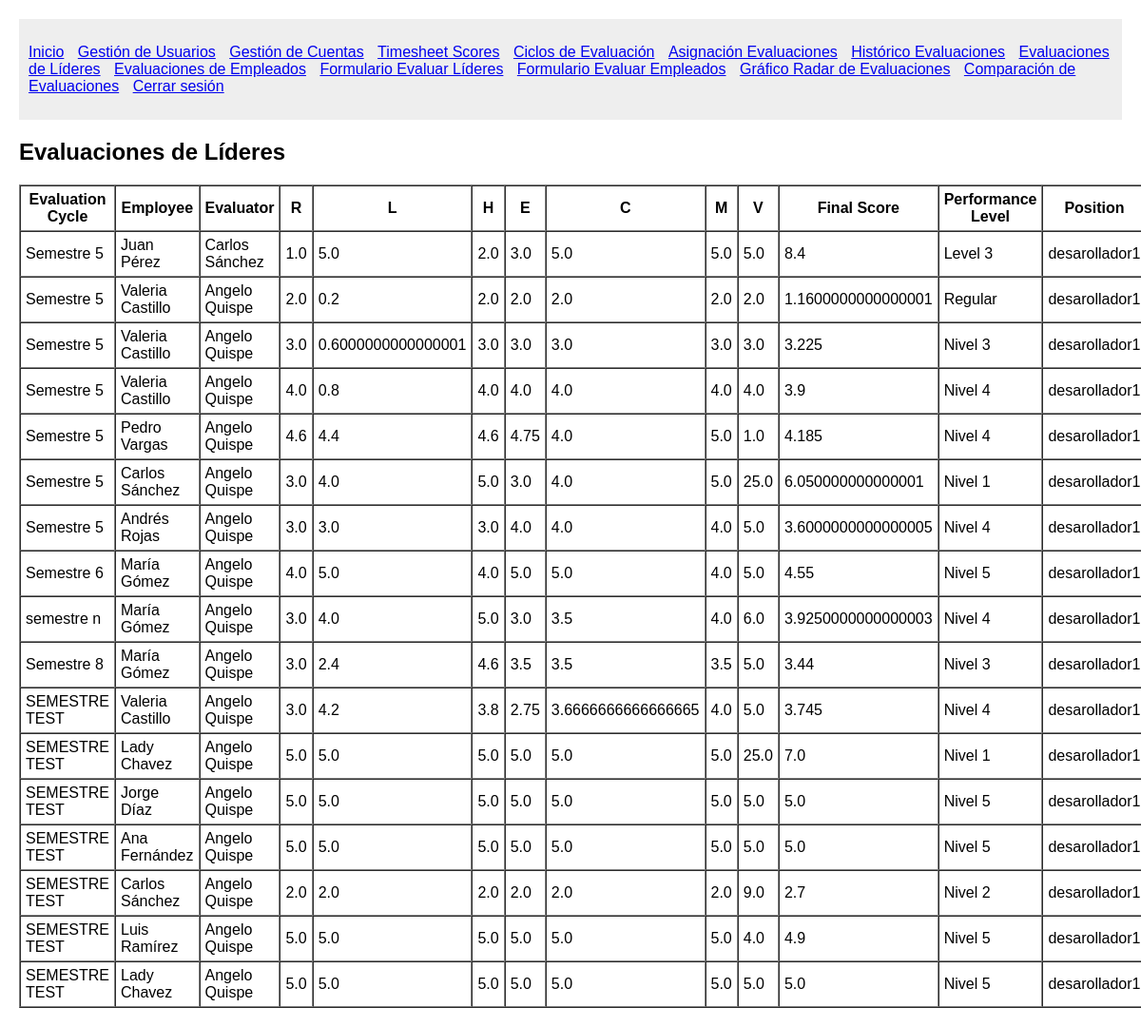
The app's page /leaders_evaluations/ (signed in), older data.
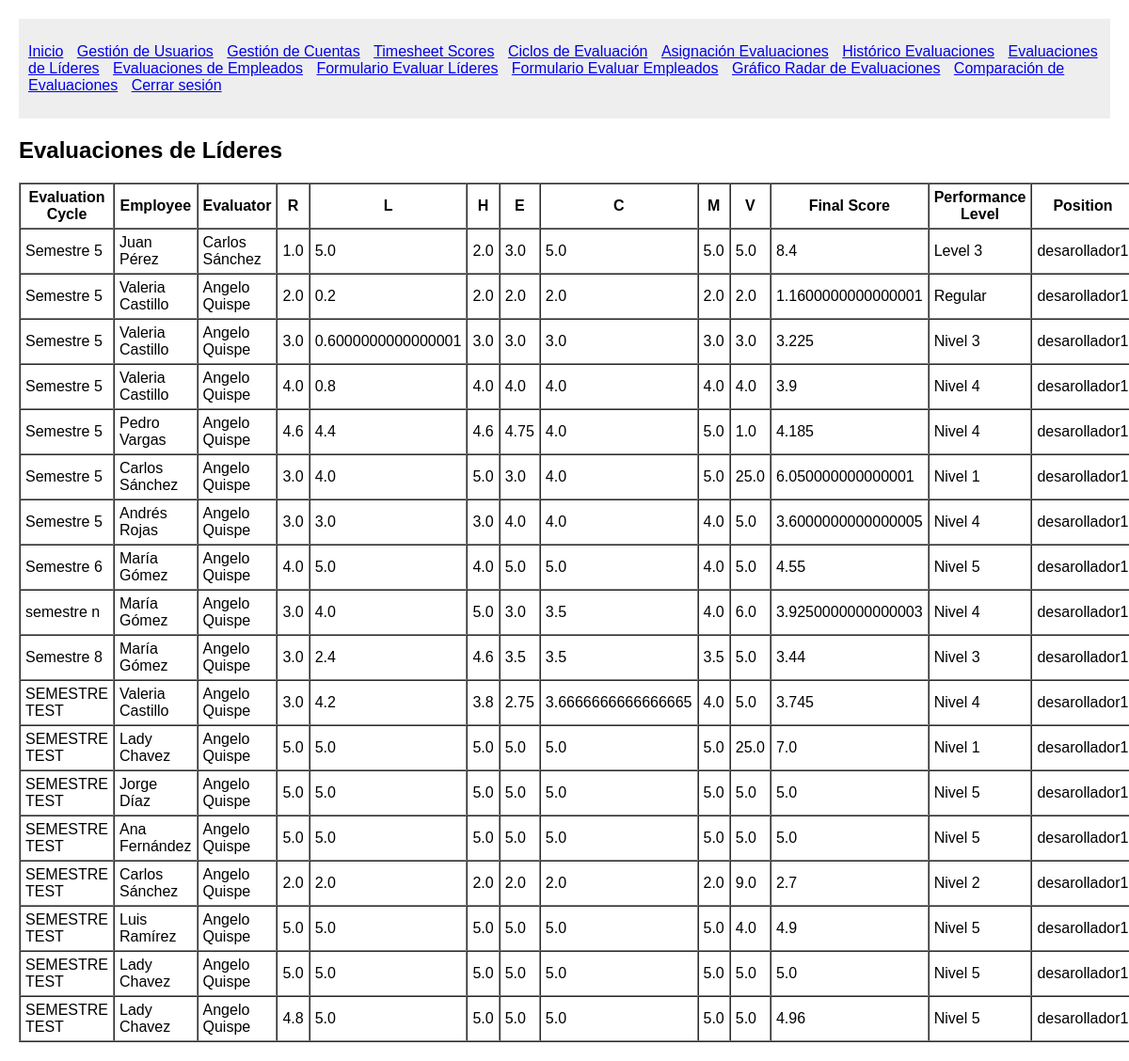
The same page, newer data.
### System/models.py (models this page shows)
class Permanent_EvaluationAssignment(models.Model):
    evaluator = models.ForeignKey(Usuario, on_delete=models.CASCADE, related_name='permanent_evaluator_assignments')
    employee = models.ForeignKey(Usuario, on_delete=models.CASCADE, related_name='permanent_employee_assignments')
    status = models.CharField(max_length=50)
    created_at = models.DateTimeField(auto_now_add=True)
    summary = models.ForeignKey(Summary, on_delete=models.CASCADE, null=True, blank=True)
    evaluation_details = models.ForeignKey(EvaluationDetails, on_delete=models.CASCADE, null=True, blank=True)
    evaluation_cycle = models.CharField(max_length=50)

class Summary(models.Model):
    employee = models.ForeignKey(Usuario, on_delete=models.CASCADE, related_name='employee_summaries')
    evaluator = models.ForeignKey(Usuario, on_delete=models.CASCADE, related_name='evaluator_summaries')
    R = models.FloatField() # Ponderado Responsabilidades de la posición
    L = models.FloatField(blank=True, null=True) # Ponderado Responsabilidades por liderazgo
    H = models.FloatField() # Ponderado Habilidades
    E = models.FloatField() # Ponderado Enfoque
    C = models.FloatField() # Ponderado Competencia Técnica
    M = models.FloatField() # Ponderado Metas y Resultados
    V = models.FloatField() # Ponderado Valores Corporativos
    final_score = models.FloatField() # Suma de ponderados
    performance_level = models.CharField(max_length=50)
    evaluation_type = models.CharField(max_length=50)
    created_at = models.DateTimeField(auto_now_add=True)
    position = models.ForeignKey(Position, on_delete=models.PROTECT)

class Usuario(models.Model):
    first_name = models.CharField(max_length=50)
    middle_name = models.CharField(max_length=50, blank=True, null=True)
    last_name = models.CharField(max_length=50)
    second_last_name = models.CharField(max_length=50, blank=True, null=True)
    user_type = models.CharField(max_length=50)
    position = models.ForeignKey(Position, on_delete=models.PROTECT)

class Position(models.Model):
    position_code = models.CharField(max_length=20)
    position_name = models.CharField(max_length=100)

### System/views.py (the view)
# urls.py: path('leaders_evaluations/', views.leaders_evaluations, name='leaders_evaluations'),
@login_required
def leaders_evaluations(request):
    assignments = Permanent_EvaluationAssignment.objects.filter(summary__evaluation_type="Lideres")
    return render(request, 'System/leaders_evaluations.html', {'assignments': assignments})

### System/views.py (called while the page is built)
def login_required(view_func):
    @wraps(view_func)
    def wrapped_view(request, *args, **kwargs):
        if not request.session.get('user_id'):
            return redirect('login')
        return view_func(request, *args, **kwargs)
    return wrapped_view

### System/templates/System/leaders_evaluations.html (shortened to what this page needs)
{% extends 'System/base.html' %}
{% load static %}
{% block content %}
    <h2>Evaluaciones de Líderes</h2>
    <table border="1" cellspacing="0" cellpadding="5">
        <thead>
            <tr>
                <th>Evaluation Cycle</th>
                <th>Employee</th>
                <th>Evaluator</th>
                <th>R</th>
                <th>L</th>
                <th>H</th>
                <th>E</th>
                <th>C</th>
                <th>M</th>
                <th>V</th>
                <th>Final Score</th>
                <th>Performance Level</th>
                <th>Position</th>
            </tr>
        </thead>
        <tbody>
            {% for assignment in assignments %}
                {% if assignment.summary %}
                    <tr>
                        <td>{{ assignment.evaluation_cycle }}</td>
                        <td>{{ assignment.summary.employee.first_name }} {{ assignment.summary.employee.last_name }}</td>
                        <td>{{ assignment.summary.evaluator.first_name }} {{ assignment.summary.evaluator.last_name }}</td>
                        <td>{{ assignment.summary.R }}</td>
                        <td>{{ assignment.summary.L }}</td>
                        <td>{{ assignment.summary.H }}</td>
                        <td>{{ assignment.summary.E }}</td>
                        <td>{{ assignment.summary.C }}</td>
                        <td>{{ assignment.summary.M }}</td>
                        <td>{{ assignment.summary.V }}</td>
                        <td>{{ assignment.summary.final_score }}</td>
                        <td>{{ assignment.summary.performance_level }}</td>
                        <td>{{ assignment.summary.position.position_name }}</td>
                    </tr>
                {% endif %}
            {% empty %}
                <tr>
                    <td colspan="13">No hay evaluaciones de líderes.</td>
                </tr>
            {% endfor %}
        </tbody>
    </table>
{% endblock %}

Row changes from the older to the newer data that the page shows:
added Permanent_EvaluationAssignment: evaluation_cycle "SEMESTRE TEST", summary.employee.first_name "Lady", summary.employee.last_name "Chavez", summary.evaluator.first_name "Angelo", summary.evaluator.last_name "Quispe", summary.R "4.8", summary.L "5.0", summary.H "5.0", summary.E "5.0", summary.C "5.0", summary.M "5.0", summary.V "5.0", summary.final_score "4.96", summary.performance_level "Nivel 5", summary.position.position_name "desarollador1"
